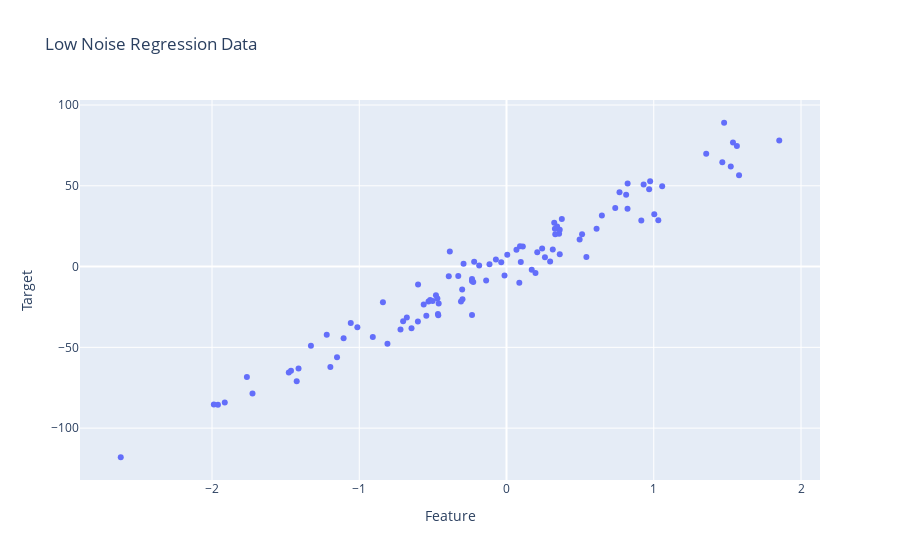
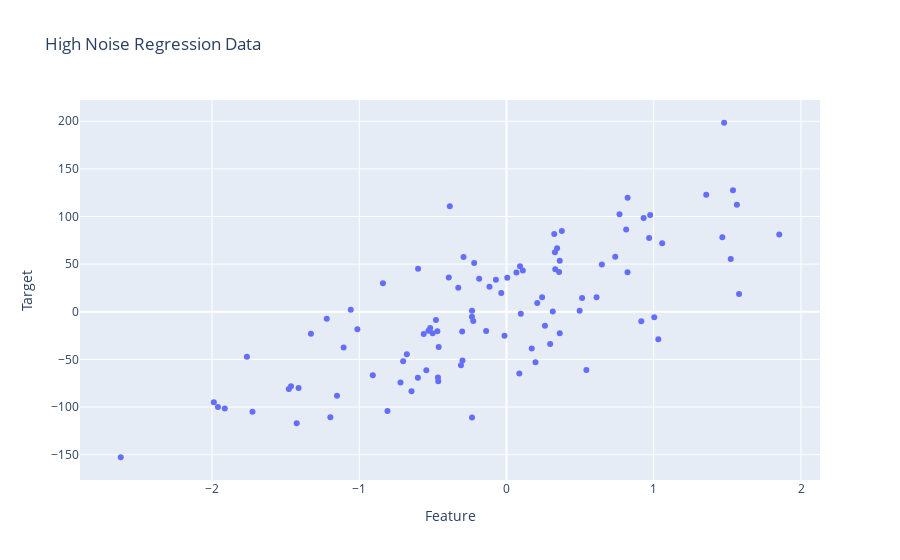

The notebook cell these images were saved under, in order:
### Markdown cell above
---
## Q7 – Generate Synthetic Data (10 points)

Explore how **Linear Regression** behaves under different noise levels.

✏️ **Task:**
- Generate two synthetic datasets using `make_regression`:
  - **Scenario 1:** Low noise (`noise=10`)  
  - **Scenario 2:** High noise (`noise=50`)  
- **Visualize** each dataset using a scatter plot:
  - Plot the generated points for both scenarios on separate graphs.  
  - Label the axes and include a title indicating the noise level.

📊 **Hint Example:**
```python
print("--- Scenario 1: Low Noise Data ---")
X1, y1 = make_regression(n_samples=100, n_features=1, noise=10, random_state=42)

print("\n--- Scenario 2: High Noise Data ---")
X2, y2 = make_regression(n_samples=100, n_features=1, noise=50, random_state=42)
```

### Code cell
# Your code here
print("--- Scenario 1: Low Noise Data ---")
X1, y1 = make_regression(n_samples=100, n_features=1, noise=10, random_state=42)

fig = px.scatter(x=X1.flatten(), y=y1, title='Low Noise Regression Data', labels={'x': 'Feature', 'y': 'Target'})
fig.show()

print("\n--- Scenario 2: High Noise Data ---")
X2, y2 = make_regression(n_samples=100, n_features=1, noise=50, random_state=42)

fig = px.scatter(x=X2.flatten(), y=y2, title='High Noise Regression Data', labels={'x': 'Feature', 'y': 'Target'})
fig.show()

### Figure 1 — Plotly figure (JSON) as saved in the notebook; plotly's stock layout.template omitted (floating-point values rounded to 4 significant figures)
{"data": [{"hovertemplate": "Feature=%{x}<br>Target=%{y}<extra></extra>", "legendgroup": "", "marker": {"color": "#636efa", "symbol": "circle"}, "mode": "markers", "name": "", "orientation": "v", "showlegend": false, "type": "scatter", "x": [0.9313, 0.08705, -1.058, 0.3142, -0.4792, 0.6477, -0.4634, 0.5426, 0.6117, 1.004, 0.8219, 1.538, 0.7385, -0.2197, -0.8085, 0.09176, -1.96, 0.5133, 1.031, -2.62, 0.4967, 0.09708, -0.4657, 0.9154, 1.565, 1.466, -0.6006, -0.03583, -0.6017, -1.196, 0.3571, 0.3757, 0.2611, -0.5298, -0.908, 0.1969, -0.299, 0.3616, 0.8225, -0.2917, 0.3614, -0.6769, 1.523, -0.5183, -0.2342, -0.3921, -0.3011, -0.6451, 0.3288, 0.2089, -0.3277, 0.005113, -0.2341, 1.478, -0.3851, 0.3436, 0.3313, -0.1857, -0.2346, -1.988, 0.3241, -0.2258, -1.106, -0.7021, -1.464, 0.9686, -1.725, -1.913, -0.5623, 0.7674, 0.8125, -1.412, -1.479, -1.221, -0.8392, 1.579, 0.9755, 0.242, 0.2961, -0.5444, -1.763, 0.1109, 0.1714, -1.328, 1.057, -0.1156, -0.4695, -0.0135, -1.013, -0.1383, -1.151, 1.356, 0.06753, -0.5018, -0.4606, 1.852, -1.425, -0.7198, -0.07201, -0.3092], "xaxis": "x", "y": [50.78, -10.07, -34.92, 10.53, -17.74, 31.56, -30.07, 5.912, 23.47, 32.34, 35.77, 76.88, 36.19, 2.924, -47.81, 12.62, -85.45, 20.05, 28.63, -118.0, 16.78, 2.811, -29.37, 28.58, 74.72, 64.58, -11.02, 2.749, -33.92, -62.1, 20.29, 29.52, 5.767, -21.69, -43.65, -4.012, -20.2, 7.583, 51.4, 1.748, 22.78, -31.5, 61.91, -20.7, -7.624, -5.911, -14.18, -38.23, 23.49, 8.81, -5.906, 7.315, -30.0, 89.03, 9.318, 24.78, 20.0, 0.7244, -8.867, -85.36, 27.17, -9.498, -44.43, -33.83, -64.51, 47.84, -78.59, -84.19, -23.43, 46.07, 44.41, -63.17, -65.6, -42.22, -22.04, 56.49, 52.89, 11.12, 3.1, -30.48, -68.33, 12.36, -1.994, -48.95, 49.69, 1.378, -19.78, -5.498, -37.5, -8.663, -56.06, 69.86, 10.49, -21.29, -22.8, 78.09, -70.97, -38.9, 4.339, -21.58], "yaxis": "y"}], "layout": {"legend": {"tracegroupgap": 0}, "title": {"text": "Low Noise Regression Data"}, "xaxis": {"anchor": "y", "domain": [0, 1], "title": {"text": "Feature"}}, "yaxis": {"anchor": "x", "domain": [0, 1], "title": {"text": "Target"}}}}

### Figure 2 — Plotly figure (JSON) as saved in the notebook; plotly's stock layout.template omitted (floating-point values rounded to 4 significant figures)
{"data": [{"hovertemplate": "Feature=%{x}<br>Target=%{y}<extra></extra>", "legendgroup": "", "marker": {"color": "#636efa", "symbol": "circle"}, "mode": "markers", "name": "", "orientation": "v", "showlegend": false, "type": "scatter", "x": [0.9313, 0.08705, -1.058, 0.3142, -0.4792, 0.6477, -0.4634, 0.5426, 0.6117, 1.004, 0.8219, 1.538, 0.7385, -0.2197, -0.8085, 0.09176, -1.96, 0.5133, 1.031, -2.62, 0.4967, 0.09708, -0.4657, 0.9154, 1.565, 1.466, -0.6006, -0.03583, -0.6017, -1.196, 0.3571, 0.3757, 0.2611, -0.5298, -0.908, 0.1969, -0.299, 0.3616, 0.8225, -0.2917, 0.3614, -0.6769, 1.523, -0.5183, -0.2342, -0.3921, -0.3011, -0.6451, 0.3288, 0.2089, -0.3277, 0.005113, -0.2341, 1.478, -0.3851, 0.3436, 0.3313, -0.1857, -0.2346, -1.988, 0.3241, -0.2258, -1.106, -0.7021, -1.464, 0.9686, -1.725, -1.913, -0.5623, 0.7674, 0.8125, -1.412, -1.479, -1.221, -0.8392, 1.579, 0.9755, 0.242, 0.2961, -0.5444, -1.763, 0.1109, 0.1714, -1.328, 1.057, -0.1156, -0.4695, -0.0135, -1.013, -0.1383, -1.151, 1.356, 0.06753, -0.5018, -0.4606, 1.852, -1.425, -0.7198, -0.07201, -0.3092], "xaxis": "x", "y": [98.41, -64.86, 2.008, 0.1656, -8.687, 49.68, -72.97, -61.03, 15.24, -5.836, 41.6, 127.6, 57.64, 51.3, -104.1, 47.76, -100.1, 14.56, -28.97, -152.7, 0.9576, -2.154, -69.07, -9.941, 112.3, 78.17, 45.19, 19.73, -69.15, -110.8, 41.8, 84.88, -14.75, -20.01, -66.64, -52.93, -51.07, -22.46, 119.7, 57.44, 53.58, -44.48, 55.27, -16.94, 0.9731, 35.91, -20.62, -83.45, 62.58, 9.175, 25.18, 35.72, -110.9, 198.4, 110.9, 66.54, 44.71, 34.62, -5.168, -94.94, 81.72, -9.793, -37.44, -51.93, -78.2, 77.45, -105.0, -101.5, -23.27, 102.2, 86.38, -80.03, -81.13, -7.28, 29.94, 18.77, 101.6, 15.22, -33.94, -61.49, -47.27, 43.29, -38.58, -22.99, 71.93, 26.2, -20.52, -25.24, -18.39, -20.23, -88.14, 122.9, 41.18, -22.67, -37.06, 81.16, -117.0, -74.32, 33.72, -56.26], "yaxis": "y"}], "layout": {"legend": {"tracegroupgap": 0}, "title": {"text": "High Noise Regression Data"}, "xaxis": {"anchor": "y", "domain": [0, 1], "title": {"text": "Feature"}}, "yaxis": {"anchor": "x", "domain": [0, 1], "title": {"text": "Target"}}}}
